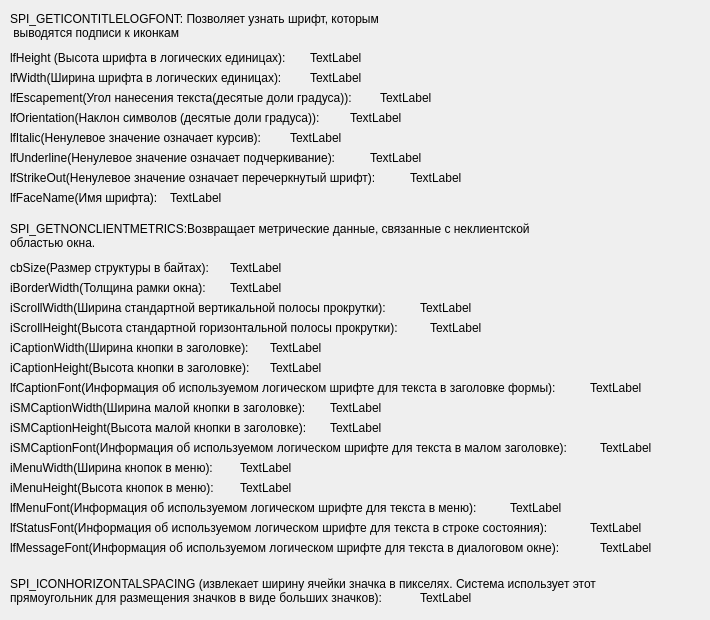
      <widget class="QWidget" name="tab_3">
       <attribute name="title">
        <string>Системные параметры 1</string>
       </attribute>
       <widget class="QLabel" name="label_13">
        <property name="geometry">
         <rect>
          <x>10</x>
          <y>10</y>
          <width>441</width>
          <height>31</height>
         </rect>
        </property>
        <property name="text">
         <string>SPI_GETICONTITLELOGFONT: Позволяет узнать шрифт, которым
 выводятся подписи к иконкам</string>
        </property>
       </widget>
       <widget class="QLabel" name="label_15">
        <property name="geometry">
         <rect>
          <x>10</x>
          <y>50</y>
          <width>301</width>
          <height>16</height>
         </rect>
        </property>
        <property name="text">
         <string>lfHeight (Высота шрифта в логических единицах):</string>
        </property>
       </widget>
       <widget class="QLabel" name="label_16">
        <property name="geometry">
         <rect>
          <x>10</x>
          <y>70</y>
          <width>321</width>
          <height>16</height>
         </rect>
        </property>
        <property name="text">
         <string>lfWidth(Ширина шрифта в логических единицах):</string>
        </property>
       </widget>
       <widget class="QLabel" name="label_14">
        <property name="geometry">
         <rect>
          <x>10</x>
          <y>90</y>
          <width>371</width>
          <height>16</height>
         </rect>
        </property>
        <property name="text">
         <string>lfEscapement(Угол нанесения текста(десятые доли градуса)):</string>
        </property>
       </widget>
       <widget class="QLabel" name="label_17">
        <property name="geometry">
         <rect>
          <x>10</x>
          <y>110</y>
          <width>331</width>
          <height>16</height>
         </rect>
        </property>
        <property name="text">
         <string>lfOrientation(Наклон символов (десятые доли градуса)):</string>
        </property>
       </widget>
       <widget class="QLabel" name="label_18">
        <property name="geometry">
         <rect>
          <x>10</x>
          <y>130</y>
          <width>321</width>
          <height>16</height>
         </rect>
        </property>
        <property name="text">
         <string>lfItalic(Ненулевое значение означает курсив):</string>
        </property>
       </widget>
       <widget class="QLabel" name="label_19">
        <property name="geometry">
         <rect>
          <x>10</x>
          <y>150</y>
          <width>361</width>
          <height>16</height>
         </rect>
        </property>
        <property name="text">
         <string>lfUnderline(Ненулевое значение означает подчеркивание):</string>
        </property>
       </widget>
       <widget class="QLabel" name="label_20">
        <property name="geometry">
         <rect>
          <x>10</x>
          <y>170</y>
          <width>401</width>
          <height>16</height>
         </rect>
        </property>
        <property name="text">
         <string>lfStrikeOut(Ненулевое значение означает перечеркнутый шрифт):</string>
        </property>
       </widget>
       <widget class="QLabel" name="label_21">
        <property name="geometry">
         <rect>
          <x>10</x>
          <y>190</y>
          <width>391</width>
          <height>16</height>
         </rect>
        </property>
        <property name="text">
         <string>lfFaceName(Имя шрифта):</string>
        </property>
       </widget>
       <widget class="QLabel" name="label_22">
        <property name="geometry">
         <rect>
          <x>310</x>
          <y>50</y>
          <width>55</width>
          <height>16</height>
         </rect>
        </property>
        <property name="text">
         <string>TextLabel</string>
        </property>
       </widget>
       <widget class="QLabel" name="label_23">
        <property name="geometry">
         <rect>
          <x>310</x>
          <y>70</y>
          <width>55</width>
          <height>16</height>
         </rect>
        </property>
        <property name="text">
         <string>TextLabel</string>
        </property>
       </widget>
       <widget class="QLabel" name="label_24">
        <property name="geometry">
         <rect>
          <x>380</x>
          <y>90</y>
          <width>55</width>
          <height>16</height>
         </rect>
        </property>
        <property name="text">
         <string>TextLabel</string>
        </property>
       </widget>
       <widget class="QLabel" name="label_25">
        <property name="geometry">
         <rect>
          <x>350</x>
          <y>110</y>
          <width>55</width>
          <height>16</height>
         </rect>
        </property>
        <property name="text">
         <string>TextLabel</string>
        </property>
       </widget>
       <widget class="QLabel" name="label_26">
        <property name="geometry">
         <rect>
          <x>290</x>
          <y>130</y>
          <width>55</width>
          <height>16</height>
         </rect>
        </property>
        <property name="text">
         <string>TextLabel</string>
        </property>
       </widget>
       <widget class="QLabel" name="label_27">
        <property name="geometry">
         <rect>
          <x>370</x>
          <y>150</y>
          <width>55</width>
          <height>16</height>
         </rect>
        </property>
        <property name="text">
         <string>TextLabel</string>
        </property>
       </widget>
       <widget class="QLabel" name="label_28">
        <property name="geometry">
         <rect>
          <x>410</x>
          <y>170</y>
          <width>55</width>
          <height>16</height>
         </rect>
        </property>
        <property name="text">
         <string>TextLabel</string>
        </property>
       </widget>
       <widget class="QLabel" name="label_29">
        <property name="geometry">
         <rect>
          <x>170</x>
          <y>190</y>
          <width>171</width>
          <height>16</height>
         </rect>
        </property>
        <property name="text">
         <string>TextLabel</string>
        </property>
       </widget>
       <widget class="QLabel" name="label_30">
        <property name="geometry">
         <rect>
          <x>10</x>
          <y>220</y>
          <width>541</width>
          <height>31</height>
         </rect>
        </property>
        <property name="text">
         <string>SPI_GETNONCLIENTMETRICS:Возвращает метрические данные, связанные с неклиентской 
областью окна.</string>
        </property>
       </widget>
       <widget class="QLabel" name="label_31">
        <property name="geometry">
         <rect>
          <x>10</x>
          <y>260</y>
          <width>211</width>
          <height>16</height>
         </rect>
        </property>
        <property name="text">
         <string>cbSize(Размер структуры в байтах):</string>
        </property>
       </widget>
       <widget class="QLabel" name="label_32">
        <property name="geometry">
         <rect>
          <x>10</x>
          <y>280</y>
          <width>261</width>
          <height>16</height>
         </rect>
        </property>
        <property name="text">
         <string>iBorderWidth(Толщина рамки окна):</string>
        </property>
       </widget>
       <widget class="QLabel" name="label_33">
        <property name="geometry">
         <rect>
          <x>10</x>
          <y>300</y>
          <width>411</width>
          <height>16</height>
         </rect>
        </property>
        <property name="text">
         <string>iScrollWidth(Ширина стандартной вертикальной полосы прокрутки):</string>
        </property>
       </widget>
       <widget class="QLabel" name="label_34">
        <property name="geometry">
         <rect>
          <x>10</x>
          <y>320</y>
          <width>421</width>
          <height>16</height>
         </rect>
        </property>
        <property name="text">
         <string>iScrollHeight(Высота стандартной горизонтальной полосы прокрутки):</string>
        </property>
       </widget>
       <widget class="QLabel" name="label_35">
        <property name="geometry">
         <rect>
          <x>10</x>
          <y>340</y>
          <width>261</width>
          <height>16</height>
         </rect>
        </property>
        <property name="text">
         <string>iCaptionWidth(Ширина кнопки в заголовке):</string>
        </property>
       </widget>
       <widget class="QLabel" name="label_36">
        <property name="geometry">
         <rect>
          <x>10</x>
          <y>360</y>
          <width>291</width>
          <height>16</height>
         </rect>
        </property>
        <property name="text">
         <string>iCaptionHeight(Высота кнопки в заголовке):</string>
        </property>
       </widget>
       <widget class="QLabel" name="label_37">
        <property name="geometry">
         <rect>
          <x>10</x>
          <y>380</y>
          <width>601</width>
          <height>16</height>
         </rect>
        </property>
        <property name="text">
         <string>lfCaptionFont(Информация об используемом логическом шрифте для текста в заголовке формы):</string>
        </property>
       </widget>
       <widget class="QLabel" name="label_38">
        <property name="geometry">
         <rect>
          <x>10</x>
          <y>400</y>
          <width>321</width>
          <height>16</height>
         </rect>
        </property>
        <property name="text">
         <string>iSMCaptionWidth(Ширина малой кнопки в заголовке):</string>
        </property>
       </widget>
       <widget class="QLabel" name="label_39">
        <property name="geometry">
         <rect>
          <x>10</x>
          <y>420</y>
          <width>351</width>
          <height>16</height>
         </rect>
        </property>
        <property name="text">
         <string>iSMCaptionHeight(Высота малой кнопки в заголовке):</string>
        </property>
       </widget>
       <widget class="QLabel" name="label_40">
        <property name="geometry">
         <rect>
          <x>10</x>
          <y>440</y>
          <width>641</width>
          <height>16</height>
         </rect>
        </property>
        <property name="text">
         <string>iSMCaptionFont(Информация об используемом логическом шрифте для текста в малом заголовке):</string>
        </property>
       </widget>
       <widget class="QLabel" name="label_41">
        <property name="geometry">
         <rect>
          <x>10</x>
          <y>460</y>
          <width>351</width>
          <height>16</height>
         </rect>
        </property>
        <property name="text">
         <string>iMenuWidth(Ширина кнопок в меню):</string>
        </property>
       </widget>
       <widget class="QLabel" name="label_42">
        <property name="geometry">
         <rect>
          <x>10</x>
          <y>480</y>
          <width>261</width>
          <height>16</height>
         </rect>
        </property>
        <property name="text">
         <string>iMenuHeight(Высота кнопок в меню):</string>
        </property>
       </widget>
       <widget class="QLabel" name="label_43">
        <property name="geometry">
         <rect>
          <x>10</x>
          <y>500</y>
          <width>611</width>
          <height>16</height>
         </rect>
        </property>
        <property name="text">
         <string>lfMenuFont(Информация об используемом логическом шрифте для текста в меню):</string>
        </property>
       </widget>
       <widget class="QLabel" name="label_44">
        <property name="geometry">
         <rect>
          <x>10</x>
          <y>520</y>
          <width>581</width>
          <height>16</height>
         </rect>
        </property>
        <property name="text">
         <string>lfStatusFont(Информация об используемом логическом шрифте для текста в строке состояния):</string>
        </property>
       </widget>
       <widget class="QLabel" name="label_45">
        <property name="geometry">
         <rect>
          <x>10</x>
          <y>540</y>
          <width>591</width>
          <height>16</height>
         </rect>
        </property>
        <property name="text">
         <string>lfMessageFont(Информация об используемом логическом шрифте для текста в диалоговом окне):</string>
        </property>
       </widget>
       <widget class="QLabel" name="label_46">
        <property name="geometry">
         <rect>
          <x>230</x>
          <y>260</y>
          <width>55</width>
          <height>16</height>
         </rect>
        </property>
        <property name="text">
         <string>TextLabel</string>
        </property>
       </widget>
       <widget class="QLabel" name="label_47">
        <property name="geometry">
         <rect>
          <x>230</x>
          <y>280</y>
          <width>55</width>
          <height>16</height>
         </rect>
        </property>
        <property name="text">
         <string>TextLabel</string>
        </property>
       </widget>
       <widget class="QLabel" name="label_48">
        <property name="geometry">
         <rect>
          <x>420</x>
          <y>300</y>
          <width>55</width>
          <height>16</height>
         </rect>
        </property>
        <property name="text">
         <string>TextLabel</string>
        </property>
       </widget>
       <widget class="QLabel" name="label_49">
        <property name="geometry">
         <rect>
          <x>430</x>
          <y>320</y>
          <width>55</width>
          <height>16</height>
         </rect>
        </property>
        <property name="text">
         <string>TextLabel</string>
        </property>
       </widget>
       <widget class="QLabel" name="label_50">
        <property name="geometry">
         <rect>
          <x>270</x>
          <y>340</y>
          <width>55</width>
          <height>16</height>
         </rect>
        </property>
        <property name="text">
         <string>TextLabel</string>
        </property>
       </widget>
       <widget class="QLabel" name="label_51">
        <property name="geometry">
         <rect>
          <x>270</x>
          <y>360</y>
          <width>55</width>
          <height>16</height>
         </rect>
        </property>
        <property name="text">
         <string>TextLabel</string>
        </property>
       </widget>
       <widget class="QLabel" name="label_52">
        <property name="geometry">
         <rect>
          <x>590</x>
          <y>380</y>
          <width>55</width>
          <height>16</height>
         </rect>
        </property>
        <property name="text">
         <string>TextLabel</string>
        </property>
       </widget>
       <widget class="QLabel" name="label_53">
        <property name="geometry">
         <rect>
          <x>330</x>
          <y>400</y>
          <width>55</width>
          <height>16</height>
         </rect>
        </property>
        <property name="text">
         <string>TextLabel</string>
        </property>
       </widget>
       <widget class="QLabel" name="label_54">
        <property name="geometry">
         <rect>
          <x>330</x>
          <y>420</y>
          <width>55</width>
          <height>16</height>
         </rect>
        </property>
        <property name="text">
         <string>TextLabel</string>
        </property>
       </widget>
       <widget class="QLabel" name="label_55">
        <property name="geometry">
         <rect>
          <x>600</x>
          <y>440</y>
          <width>55</width>
          <height>16</height>
         </rect>
        </property>
        <property name="text">
         <string>TextLabel</string>
        </property>
       </widget>
       <widget class="QLabel" name="label_56">
        <property name="geometry">
         <rect>
          <x>240</x>
          <y>460</y>
          <width>55</width>
          <height>16</height>
         </rect>
        </property>
        <property name="text">
         <string>TextLabel</string>
        </property>
       </widget>
       <widget class="QLabel" name="label_57">
        <property name="geometry">
         <rect>
          <x>240</x>
          <y>480</y>
          <width>55</width>
          <height>16</height>
         </rect>
        </property>
        <property name="text">
         <string>TextLabel</string>
        </property>
       </widget>
       <widget class="QLabel" name="label_58">
        <property name="geometry">
         <rect>
          <x>510</x>
          <y>500</y>
          <width>55</width>
          <height>16</height>
         </rect>
        </property>
        <property name="text">
         <string>TextLabel</string>
        </property>
       </widget>
       <widget class="QLabel" name="label_59">
        <property name="geometry">
         <rect>
          <x>590</x>
          <y>520</y>
          <width>55</width>
          <height>16</height>
         </rect>
        </property>
        <property name="text">
         <string>TextLabel</string>
        </property>
       </widget>
       <widget class="QLabel" name="label_60">
        <property name="geometry">
         <rect>
          <x>600</x>
          <y>540</y>
          <width>55</width>
          <height>16</height>
         </rect>
        </property>
        <property name="text">
         <string>TextLabel</string>
        </property>
       </widget>
       <widget class="QLabel" name="label_61">
        <property name="geometry">
         <rect>
          <x>10</x>
          <y>570</y>
          <width>691</width>
          <height>41</height>
         </rect>
        </property>
        <property name="text">
         <string>SPI_ICONHORIZONTALSPACING (извлекает ширину ячейки значка в пикселях. Система использует этот 
прямоугольник для размещения значков в виде больших значков):</string>
        </property>
       </widget>
       <widget class="QLabel" name="label_62">
        <property name="geometry">
         <rect>
          <x>420</x>
          <y>590</y>
          <width>55</width>
          <height>16</height>
         </rect>
        </property>
        <property name="text">
         <string>TextLabel</string>
        </property>
       </widget>
      </widget>
